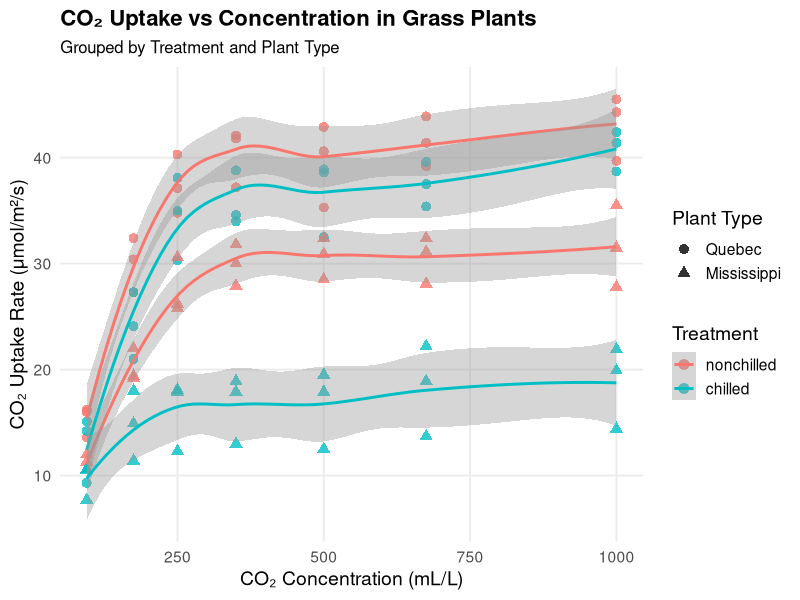
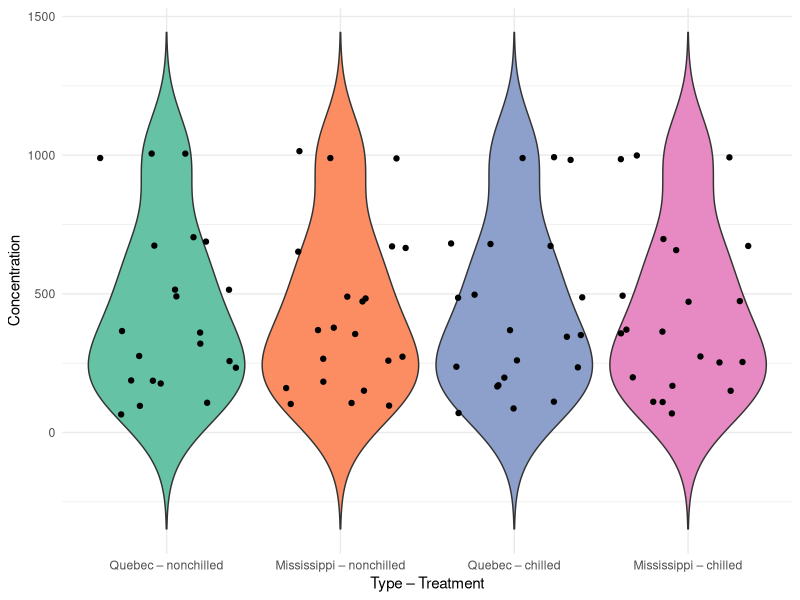
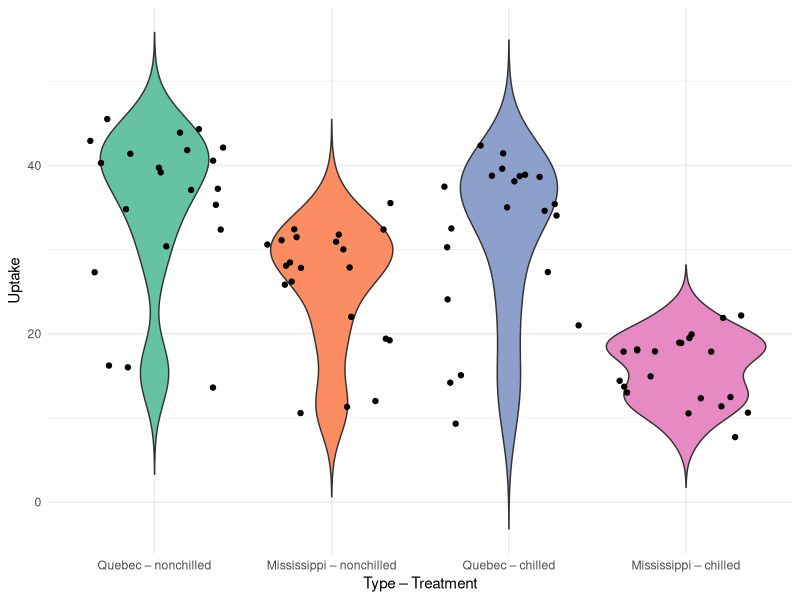

The R source for these figures, in order:
## ---- chunk 1
knitr::opts_chunk$set(echo = TRUE)
library(tidyverse)
library(magrittr)
## ---- chunk 2
head(CO2)
names(CO2)
str(CO2)
## ---- chunk 3
# Remember to comment your text
data(CO2)
# Create a publication-quality plot
ggplot(CO2, aes(x = conc, y = uptake, 
                color = Treatment, 
                shape = Type)) +
  geom_point(size = 3, alpha = 0.8) +
  geom_smooth(method = "loess", se = TRUE, linewidth = 1) +
  labs(
    title = "CO₂ Uptake vs Concentration in Grass Plants",
    subtitle = "Grouped by Treatment and Plant Type",
    x = "CO₂ Concentration (mL/L)",
    y = "CO₂ Uptake Rate (μmol/m²/s)",
    color = "Treatment",
    shape = "Plant Type"
  ) +
  theme_minimal(base_size = 14) +
  theme(
    plot.title = element_text(face = "bold", size = 16),
    plot.subtitle = element_text(size = 12),
    legend.position = "right",
    panel.grid.minor = element_blank()
  )


## ---- chunk 4
# I used the prompt:
# Using the built-in dataset CO2 in R, write ggplot2 code that makes a clear, publication-quality plot of uptake vs conc.
# but I had to use chatGPT as RTutor crashed for some reason.



## ---- chunk 5
head(CO2)
## ---- chunk 6

df2 <- CO2 %>%
  mutate(Group = interaction(Type, Treatment, sep = " – "))

# Violin plot for conc
ggplot(df2, aes(x = Group, y = conc, fill = Group)) +
  geom_violin(trim = FALSE) +
  geom_jitter() + 
  scale_fill_brewer(palette = "Set2") +
  labs(x = "Type – Treatment", y = "Concentration") +
  theme_minimal() +
  theme(legend.position = "none")

# Violin plot for uptake
ggplot(df2, aes(x = Group, y = uptake, fill = Group)) +
  geom_violin(trim = FALSE) +
  geom_jitter() + 
  scale_fill_brewer(palette = "Set2") +
  labs(x = "Type – Treatment", y = "Uptake") +
  theme_minimal() +
  theme(legend.position = "none")
## ---- chunk 7
sessionInfo()
# If you have the sessioninfo package installed, this is even nicer:
# sessioninfo::session_info()
